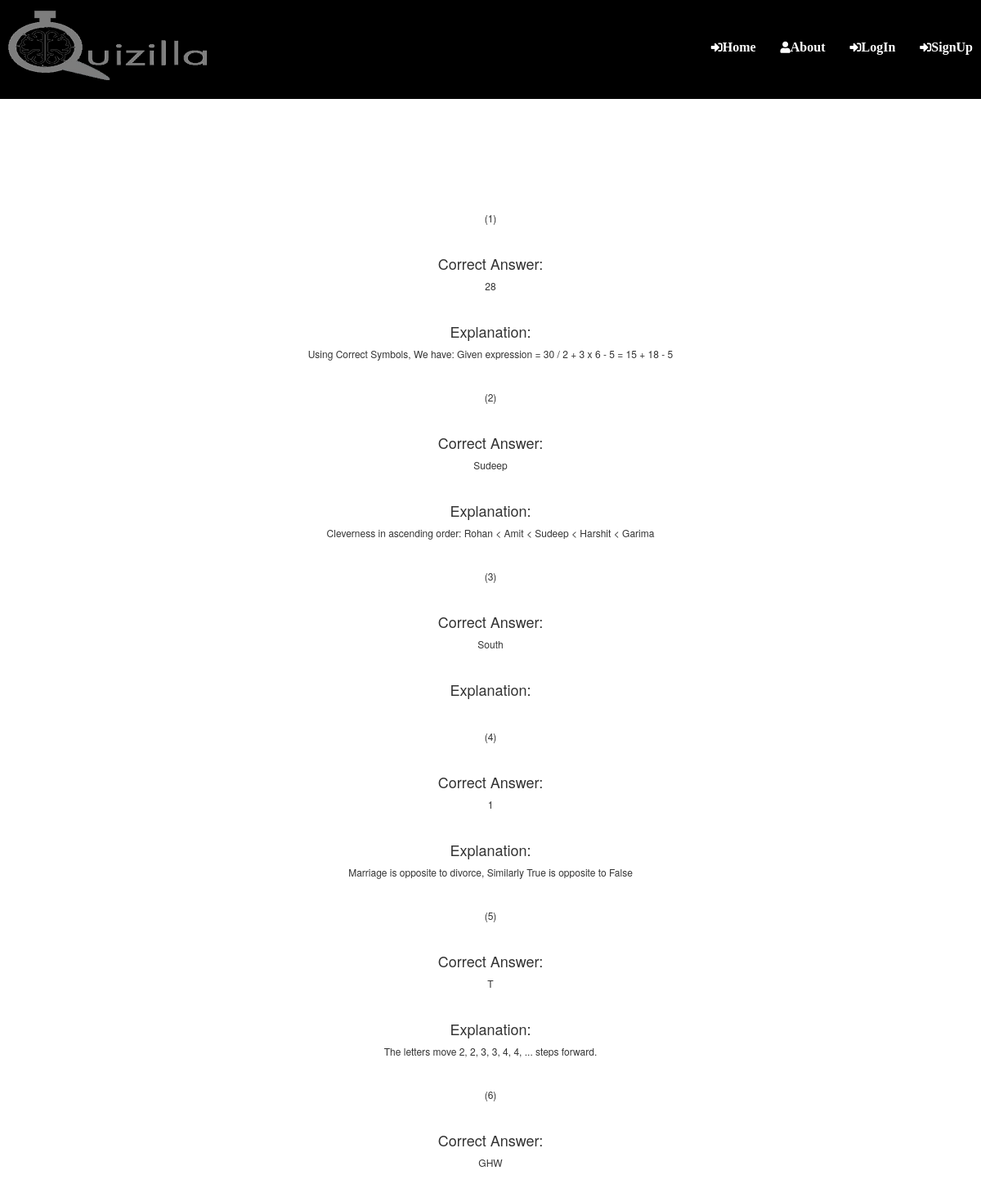
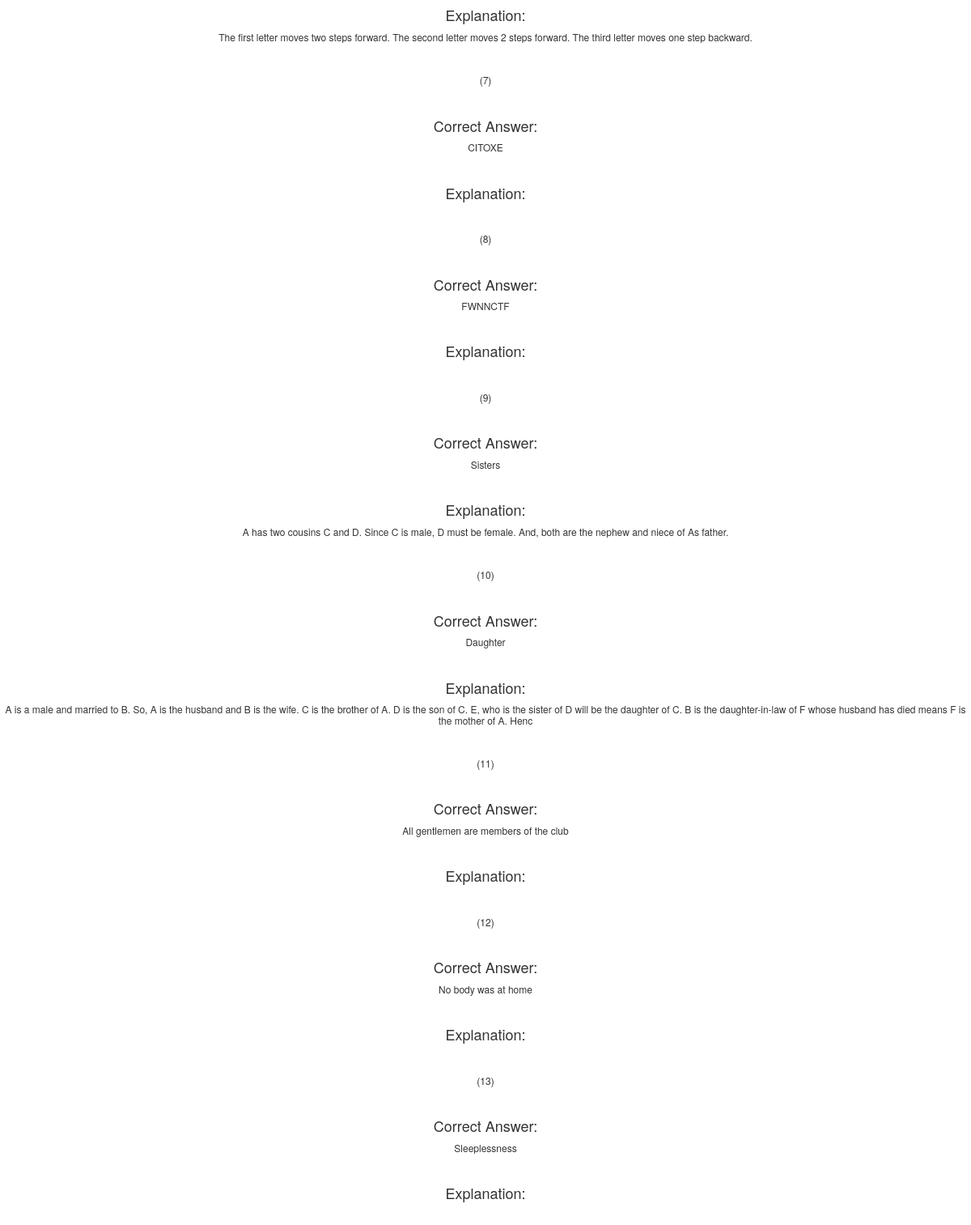
The page /explanaition.php?courseId=1 on the database its author committed (2 pictures, top to bottom).
### tables this page shows
CREATE TABLE IF NOT EXISTS questions(
                                     quesId int(10) NOT NULL,
                                     question varchar(250) NOT NULL,
                                     opt1 varchar(55) NOT NULL,
                                     opt2 varchar(55) NOT NULL,
                                     opt3 varchar(55) NOT NULL,
                                     opt4 varchar(55) NOT NULL,
                                     correctAns varchar(55) NOT NULL,
                                     explaination varchar(250),
                                     courseId int(10) NOT NULL
);

### explanaition.php (the view, shortened to what this page needs)
<?php
require_once("header.php");
require "admin/db.php";
$courseId=$_GET['courseId'];
$courses="select * from courses where courseId='$courseId'";
$course_result = mysqli_query($conn, $courses);
$course_rows = mysqli_fetch_array($course_result);
?>
    <div class="row QuizRowEXP center">
        <div class="col-12 center QuizDivEXP text-center">
            <br><br>
            <h1 class="text-center text-white font-weight-bold text-uppercase" ><?php echo $course_rows['courseName']; ?></h1><br>
            <br><br>
            <?php
            $Questions = "select * from questions where courseId='$courseId'";
            $result = mysqli_query($conn, $Questions);
            $i = 1;
            while($rows = mysqli_fetch_array($result)) {
                ?><h6>(<?php echo $i; ?>)</h6><br>
                <h4>Correct Answer:</h4><h6><?php echo $rows['correctAns']; ?></h6><br>
                <h4>Explanation:</h4><h6><?php echo $rows['explaination']; ?></h6><br><?php
                $i++;
            }
            ?>
    </div>
    </div>

### header.php (shortened to what this page needs)
<!DOCTYPE>
<html lang="en">
<head>
    <link rel="stylesheet" type="text/css" href="css/bootstrap.css">
    <link rel="stylesheet" type="text/css" href="css/main.css">
    <link rel="stylesheet" href="https://maxcdn.bootstrapcdn.com/bootstrap/3.3.7/css/bootstrap.min.css">
    <link rel="stylesheet" href="https://use.fontawesome.com/releases/v5.4.2/css/all.css">
    <link rel="stylesheet" href="https://cdnjs.cloudflare.com/ajax/libs/font-awesome/4.7.0/css/font-awesome.min.css">
    <link rel="stylesheet" href="https://use.fontawesome.com/releases/v5.6.0/css/all.css">
</head>
<div id="header">
<header class="header">
    <nav class="navbar navbar-expand-md navbar-dark navbar-fixed-top websiteheader " style="background:black " >
        <div>
                <a href="index.php">
                    <img src="images/logo.png" alt="logo" style="width: 250px;height:110px">
                </a>
            </div>
<div class=" collapse navbar-collapse" id="collapse_target">
    <ul class= "nav navbar-nav navbar-right navbarcolumn"  >
        <li ><a href="index.php"><i class="fa fa-sign-in-alt" style="color: white"></i><label style="font-size: medium; font-family: cursive;
    font-weight: bold; color: white"> Home</label> </a></li>
        <li> <a href="aboutus.php"><i class="fa fa-user" style="color: white"></i><label style="font-size: medium; font-family: cursive;
    font-weight: bold; color: white"> About</label></a></li>
        <?php
        if(!isset($_SESSION['email']))
        {
            ?><li> <a href="login.php"><i class="fa fa-sign-in-alt" style="color: white"></i><label style="font-size: medium; font-family: cursive;
    font-weight: bold; color: white">LogIn</label></a></li>
            <li> <a href="signup.php"><i class="fa fa-sign-in-alt" style="color: white"></i><label style="font-size: medium; font-family: cursive;
    font-weight: bold; color: white">SignUp</label></a></li>
       <?php }
        ?>
    </ul>
</div>
    </nav>
</header>
</div>
</html>

### css/main.css (style rules this page uses)
* { margin:0; padding:0; }
.navbar-dark .navbar-nav li a { color: red; }

### rows shown on the page
questions: correctAns "28", explaination "Using Correct Symbols, We have: Given expression = 30 / 2 + 3 x 6 - 5 = 15 + 18 - 5"
questions: correctAns "Sudeep", explaination "Cleverness in ascending order: Rohan < Amit < Sudeep < Harshit < Garima"
questions: correctAns "South"
questions: correctAns "1", explaination "Marriage is opposite to divorce, Similarly True is opposite to False"
questions: correctAns "T", explaination "The letters move 2, 2, 3, 3, 4, 4, ... steps forward."
questions: correctAns "GHW", explaination "The first letter moves two steps forward. The second letter moves 2 steps forward. The third letter moves one step backward."
questions: correctAns "CITOXE"
questions: correctAns "FWNNCTF"
questions: correctAns "Sisters", explaination "A has two cousins C and D. Since C is male, D must be female. And, both are the nephew and niece of As father."
questions: correctAns "Daughter", explaination "A is a male and married to B. So, A is the husband and B is the wife. C is the brother of A. D is the son of C. E, who is the sister of D will be the daughter of C. B is the daughter-in-law of F whose husband has died means F is the mother of A. Henc"
questions: correctAns "All gentlemen are members of the club"
questions: correctAns "No body was at home"
questions: correctAns "Sleeplessness"
